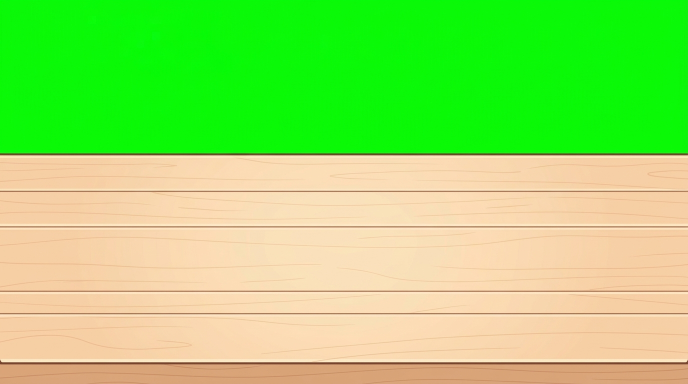
#> input picture scratch/topped_input/Bakery_work_table_2D.jpeg, 1376 x 768 px, found by its file name (shown at 1/2 size)
$ python process_chroma_counter.py
#> lines starting #> are read from the running program, lines starting #| are printed output that depends on the picture
from PIL import Image
import os
import math

input_path = r"scratch\topped_input\Bakery_work_table_2D.jpeg"
output_dir = r"public\assets\backgrounds"
brain_dir = r"C:\Users\Jonatan Agustín\.gemini\antigravity\brain\fa180234-e6eb-4c98-97ce-4ce2d3743b2b"

def color_distance(c1, c2):
    return math.sqrt((c1[0]-c2[0])**2 + (c1[1]-c2[1])**2 + (c1[2]-c2[2])**2)

def main():
    if not os.path.exists(input_path):
        print(f"ERROR: No se encontró {input_path}")
        return

    img = Image.open(input_path).convert("RGBA")

    # 1. Muestrear el color de fondo en la esquina superior izquierda (0,0)
    bg_color = img.getpixel((0, 0))[:3]
#> bg_color = (5, 255, 8)
    print(f"Color de fondo detectado (Chroma Key): {bg_color}")
#| Color de fondo detectado (Chroma Key): (5, 255, 8)

    # 2. Redimensionar proporcionalmente a ancho 800
    target_width = 800
    aspect_ratio = img.height / img.width
#> aspect_ratio = 0.558
    target_height = int(target_width * aspect_ratio) # 446px
#> target_height = 446
    resized_img = img.resize((target_width, target_height), Image.LANCZOS)
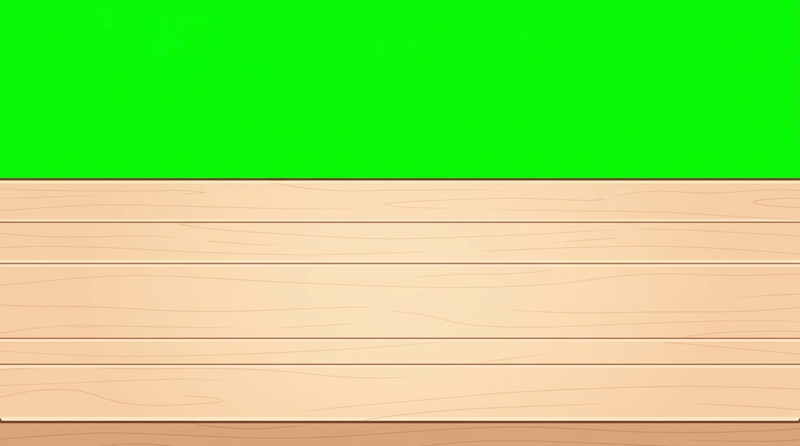
#> resized_img: PIL image 800x446 RGBA; mean R, G, B, A 148.9, 223.1, 102.4, 255

    # 3. Cortar los 360px inferiores (de Y=86 a Y=446)
    top_y = target_height - 360 # 446 - 360 = 86
#> top_y = 86
    cropped_img = resized_img.crop((0, top_y, target_width, target_height))
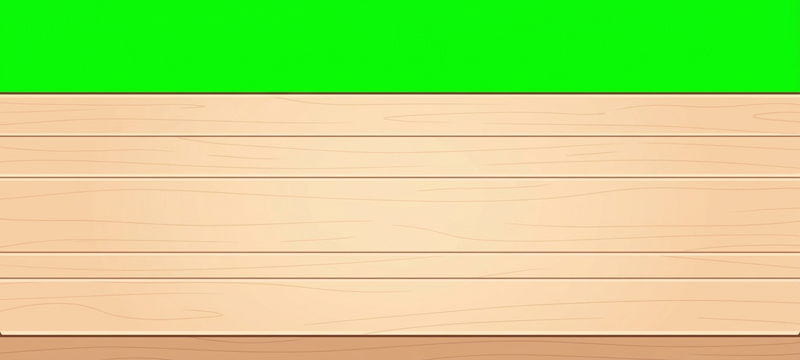
#> cropped_img: PIL image 800x360 RGBA; mean R, G, B, A 182.1, 216.9, 125.1, 255

    # Eliminar el color croma con una tolerancia y detección de dominio verde
    # Esto elimina el borde verde difuminado en los límites de la madera
    tolerance = 100
    pixels = cropped_img.load()
    w, h = cropped_img.size
#> w = 800; h = 360

    transparent_count = 0
    for x in range(w):
        for y in range(h):
            r, g, b, a = pixels[x, y]
            dist = color_distance((r, g, b), bg_color)

            is_chroma = dist < tolerance
            is_greenish = (g > r + 10) and (g > b + 10) and (g > 50)

            if is_chroma or is_greenish:
                pixels[x, y] = (0, 0, 0, 0)
                transparent_count += 1
#> after the loop, transparent_count = 74400

    print(f"Procesados {w*h} píxeles. {transparent_count} píxeles hechos transparentes.")
#| Procesados 288000 píxeles. 74400 píxeles hechos transparentes.

    # 5. Guardar en public/assets/backgrounds/bakery_counter_base.png
    os.makedirs(output_dir, exist_ok=True)
    out_path = os.path.join(output_dir, "bakery_counter_base.png")
    cropped_img.save(out_path, "PNG")
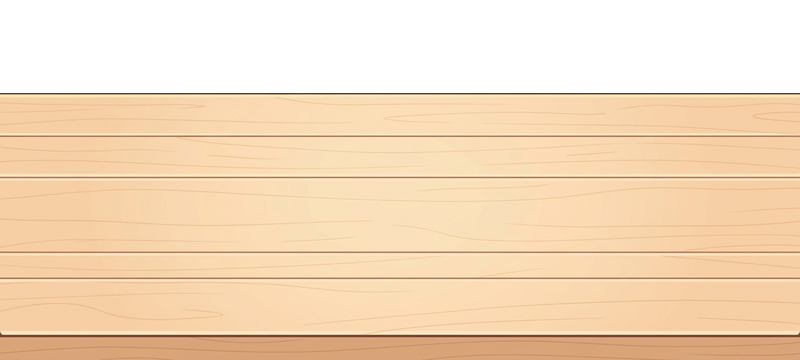
#> saved as bakery_counter_base.png: PIL image 800x360 RGBA; mean R, G, B, A 179.3, 153.1, 123.3, 189.1; transparent parts drawn white
    print(f"Mostrador sin croma guardado en: {out_path}")

    # Guardar versión de verificación con fondo gris en brain
    bg_check = Image.new("RGBA", cropped_img.size, (180, 180, 180, 255))
    bg_check.paste(cropped_img, mask=cropped_img.split()[3])
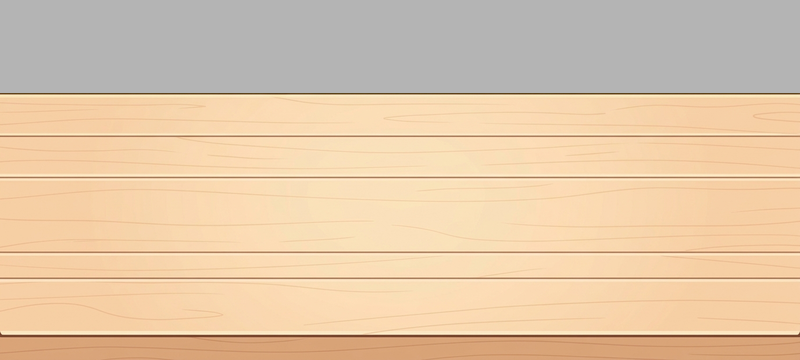
#> bg_check: PIL image 800x360 RGBA; mean R, G, B, A 225.8, 199.6, 169.8, 255
    check_path = os.path.join(brain_dir, "bakery_counter_base_chroma_check.png")
    bg_check.convert("RGB").save(check_path)
    print(f"Copia de verificación guardada en: {check_path}")

if __name__ == "__main__":
    main()

$ run again, with scratch/topped_input/Bakery_lobby_back_wall.jpeg copied over scratch/topped_input/Bakery_work_table_2D.jpeg
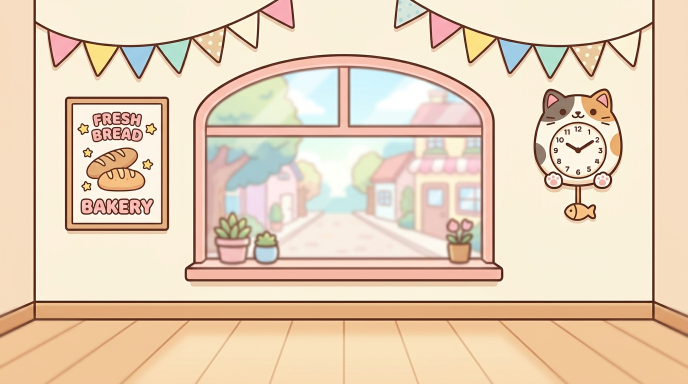
#> input picture scratch/topped_input/Bakery_lobby_back_wall.jpeg, 1376 x 768 px, found by its file name (shown at 1/2 size)
#> bg_color = (246, 220, 193)
#| Color de fondo detectado (Chroma Key): (246, 220, 193)
#> in main, `cropped_img = resized_img.crop((0, top_y, target_width, target_height))`:
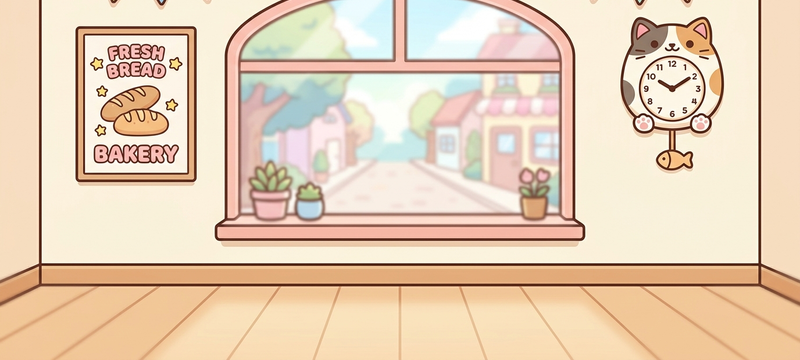
#> cropped_img: PIL image 800x360 RGBA; mean R, G, B, A 230.4, 207.1, 182.4, 255
#> after the loop in main, `for x in range(w):`: transparent_count = 258440
#| Procesados 288000 píxeles. 258440 píxeles hechos transparentes.
#> in main, `bg_check.paste(cropped_img, mask=cropped_img.split()[3])`:
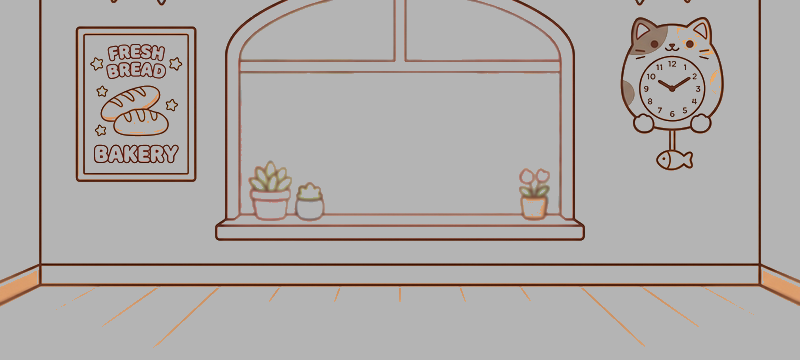
#> bg_check: PIL image 800x360 RGBA; mean R, G, B, A 175.3, 170.9, 168.8, 255
